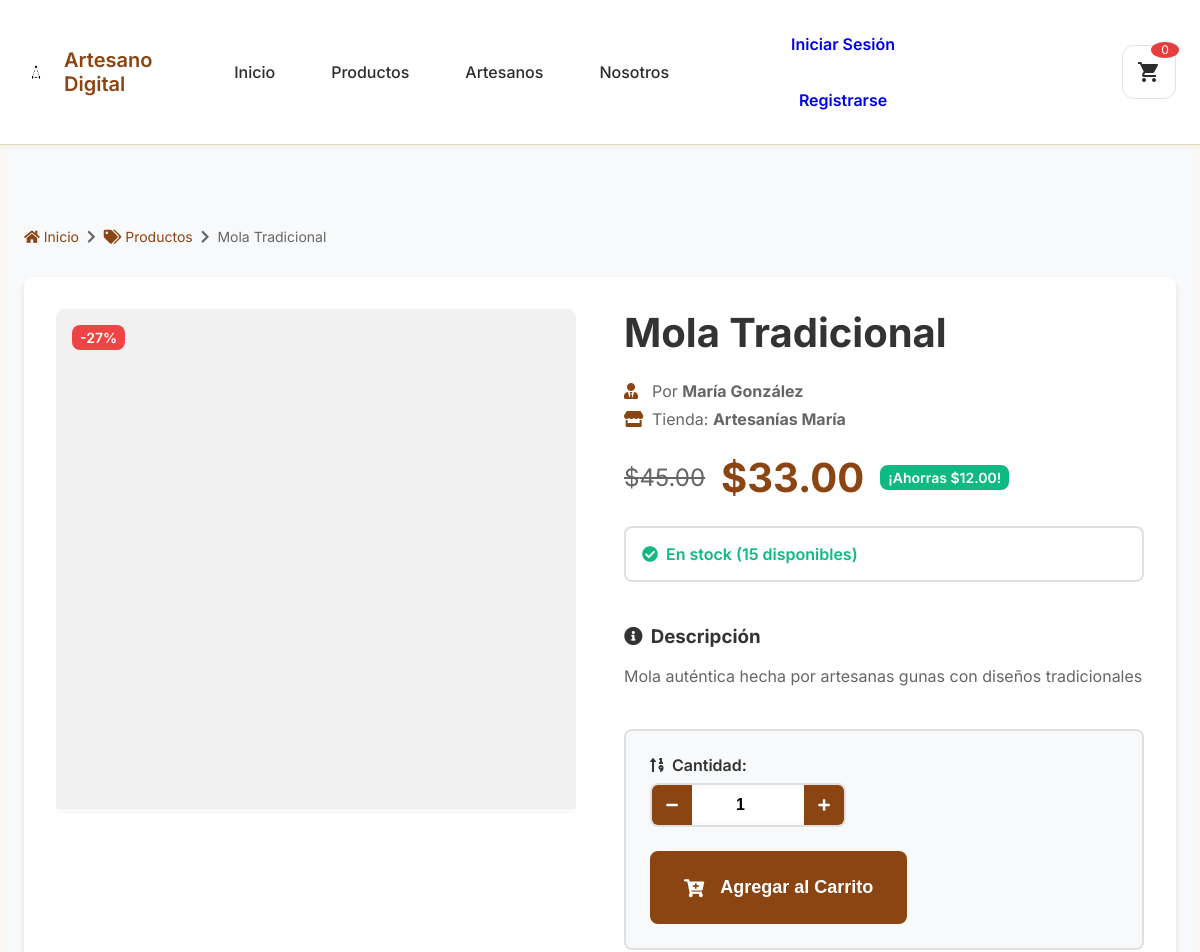
/productos/detalle?id=1 (upper part), run on an earlier commit of the app's database.
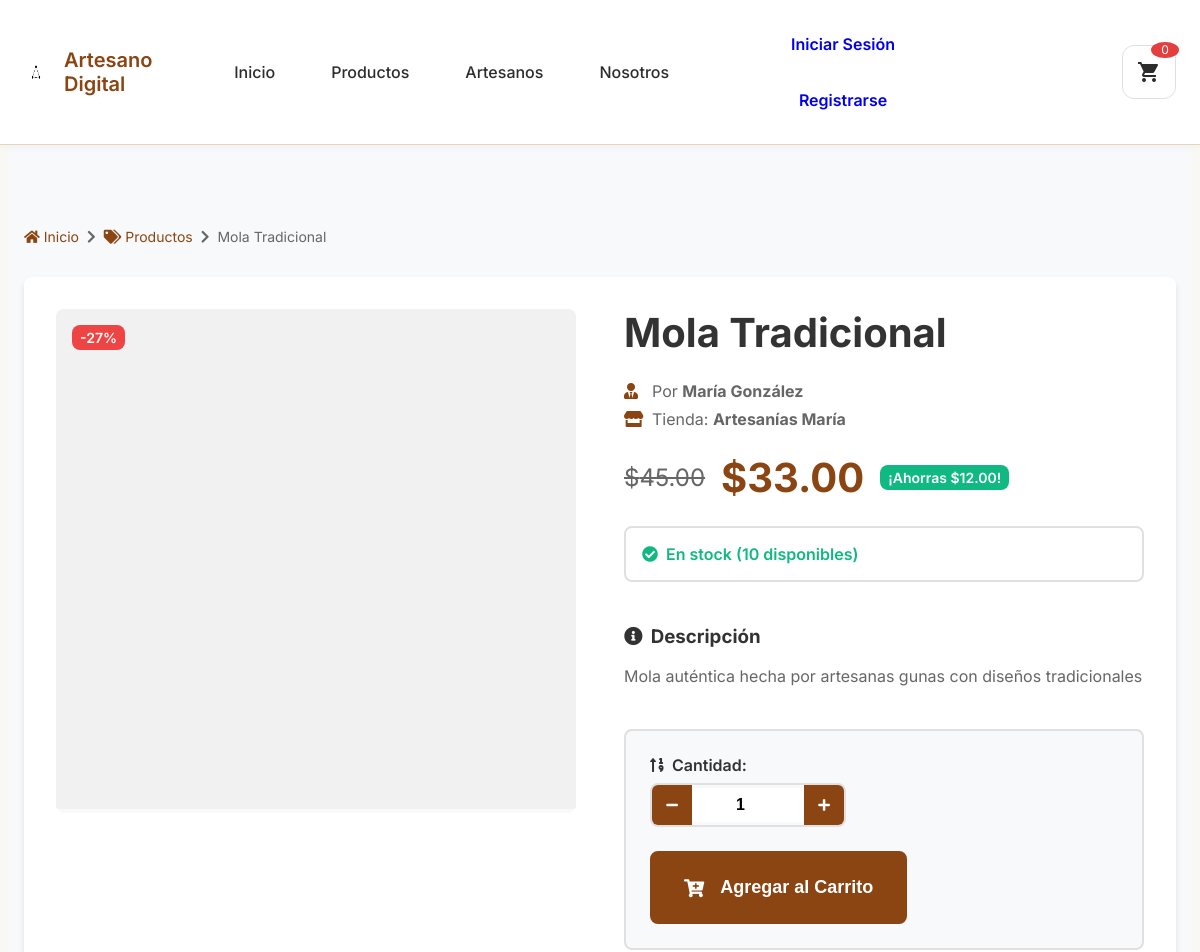
And on a later commit of the database.
### tables this page shows
CREATE TABLE `productos` (
  `id_producto` int(11) NOT NULL,
  `id_tienda` int(11) NOT NULL,
  `nombre` varchar(100) NOT NULL,
  `descripcion` text DEFAULT NULL,
  `precio` decimal(10,2) NOT NULL,
  `descuento` decimal(10,2) DEFAULT 0.00,
  `imagen` varchar(255) DEFAULT NULL,
  `stock` int(11) DEFAULT 0,
  `activo` tinyint(1) DEFAULT 1,
  `fecha_creacion` datetime DEFAULT current_timestamp()
);

CREATE TABLE `usuarios` (
  `id_usuario` int(11) NOT NULL,
  `nombre` varchar(100) NOT NULL,
  `correo` varchar(150) NOT NULL,
  `telefono` varchar(20) DEFAULT NULL,
  `direccion` text DEFAULT NULL,
  `contrasena` varchar(255) NOT NULL,
  `tipo_usuario` enum('cliente','artesano') NOT NULL,
  `fecha_registro` datetime DEFAULT current_timestamp(),
  `activo` tinyint(1) DEFAULT 1
);

CREATE TABLE `tiendas` (
  `id_tienda` int(11) NOT NULL,
  `id_usuario` int(11) NOT NULL,
  `nombre_tienda` varchar(100) NOT NULL,
  `descripcion` text DEFAULT NULL,
  `imagen_logo` varchar(255) DEFAULT NULL,
  `fecha_creacion` datetime DEFAULT current_timestamp()
);

### controllers/ControladorProductos.php (called while the page is built, shortened)
<?php
require_once dirname(__FILE__) . '/../models/Producto.php';
class ControladorProductos
{
    private $modeloProducto;
    public function __construct()
    {
        $this->modeloProducto = new Producto();
    }
    public function mostrarDetalle($id)
    {
        $producto = $this->modeloProducto->obtenerPorId($id);
        include 'views/productos/detalle.php';
    }
}

### config/Database.php (called while the page is built, shortened)
<?php
class Database
{
    private static ?Database $instancia = null;
    private ?PDO $conexion = null;
    private string $host;
    private string $baseDatos;
    private string $usuario;
    private string $contrasena;
    private string $charset;
    private function __construct()
    {
        $this->host = $_ENV['DB_HOST'] ?? 'localhost';
        $this->baseDatos = $_ENV['DB_DATABASE'] ?? 'artesano_digital';
        $this->usuario = $_ENV['DB_USERNAME'] ?? 'root';
        $this->contrasena = $_ENV['DB_PASSWORD'] ?? '';
        $this->charset = $_ENV['DB_CHARSET'] ?? 'utf8mb4';
    }
    public static function obtenerInstancia(): Database
    {
        if (self::$instancia === null) {
            self::$instancia = new self();
        }
        return self::$instancia;
    }
    private function conectar(): void
    {
        try {
            $dsn = "mysql:host={$this->host};dbname={$this->baseDatos};charset={$this->charset}";
            $opciones = [
                PDO::ATTR_ERRMODE => PDO::ERRMODE_EXCEPTION,
                PDO::ATTR_DEFAULT_FETCH_MODE => PDO::FETCH_ASSOC,
                PDO::ATTR_EMULATE_PREPARES => false,
                PDO::MYSQL_ATTR_INIT_COMMAND => "SET NAMES {$this->charset}"
            ];
            $this->conexion = new PDO($dsn, $this->usuario, $this->contrasena, $opciones);
        } catch (PDOException $e) {
            throw new Exception("Error de conexión a base de datos: " . $e->getMessage());
        }
    }
    public function obtenerConexion(): PDO
    {
        return $this->conexion;
    }
}

### models/Producto.php (called while the page is built, shortened)
<?php
require_once dirname(__FILE__) . '/../config/Database.php';
class Producto
{
    private $conexion;
    public function __construct()
    {
        try {
            $database = Config\Database::obtenerInstancia();
            $this->conexion = $database->obtenerConexion();
        } catch (Exception $e) {
            $this->conexion = null;
            error_log("Error conectando BD: " . $e->getMessage());
        }
    }
    public function obtenerPorId($id)
    {
        try {
            $stmt = $this->conexion->prepare("
                SELECT
                    p.id_producto,
                    p.id_tienda,
                    p.nombre,
                    p.descripcion,
                    p.precio,
                    p.descuento,
                    p.imagen,
                    p.stock,
                    p.activo,
                    p.fecha_creacion,
                    t.nombre_tienda,
                    t.descripcion as descripcion_tienda,
                    t.imagen_logo,
                    u.id_usuario,
                    u.nombre as nombre_artesano,
                    u.correo,
                    u.telefono,
                    u.tipo_usuario
                FROM productos p
                INNER JOIN tiendas t ON p.id_tienda = t.id_tienda
                INNER JOIN usuarios u ON t.id_usuario = u.id_usuario
                WHERE p.id_producto = ? AND p.activo = 1
            ");
            $stmt->execute([$id]);
            return $stmt->fetch(PDO::FETCH_ASSOC) ?: null;
        } catch (Exception $e) {
            error_log("Error al obtener producto por ID: " . $e->getMessage());
            return null;
        }
    }
}

### views/productos/detalle.php (the view, shortened to what the changed rows need)
<main class="main-contenido">
    <div class="contenedor">
        <nav class="breadcrumb">
            <a href="/artesanoDigital/">
                <i class="fas fa-home"></i>
                Inicio
            </a>
            <span><i class="fas fa-chevron-right"></i></span>
            <a href="/artesanoDigital/productos">
                <i class="fas fa-tags"></i>
                Productos
            </a>
            <span><i class="fas fa-chevron-right"></i></span>
            <span><?= htmlspecialchars($producto['nombre']) ?></span>
        </nav>
        <div class="producto-detalle">
            <div class="producto-imagenes">
                <div class="imagen-principal">
                    <?php
                    $rutaImagenDetalle = '/artesanoDigital/public/placeholder.jpg';
                    if (!empty($producto['imagen'])) {
                        if (strpos($producto['imagen'], 'public/') === 0 || strpos($producto['imagen'], 'uploads/') === 0) {
                            $rutaImagenDetalle = '/artesanoDigital/' . $producto['imagen'];
                        } else {
                            $rutaImagenDetalle = '/artesanoDigital/uploads/productos/' . $producto['imagen'];
                        }
                    }
                    ?>
                    <img src="<?= htmlspecialchars($rutaImagenDetalle) ?>"
                         alt="<?= htmlspecialchars($producto['nombre']) ?>"
                         class="imagen-grande"
                         onerror="this.src='/artesanoDigital/public/placeholder.jpg'"
                    <?php if (isset($producto['descuento']) && $producto['descuento'] > 0): ?>
                        <?php $porcentajeDescuento = round(($producto['descuento'] / $producto['precio']) * 100); ?>
                        <div class="badge-descuento">
                            -<?= $porcentajeDescuento ?>%
                        </div>
                    <?php endif; ?>
                </div>
            </div>
            <div class="producto-informacion">
                <h1 class="producto-titulo"><?= htmlspecialchars($producto['nombre']) ?></h1>
                <div class="producto-meta">
                    <div class="artesano-info">
                        <span>Por <strong><?= htmlspecialchars($producto['nombre_artesano'] ?? 'Artesano') ?></strong></span>
                    </div>
                    <div class="tienda-info">
                        <span>Tienda: <strong><?= htmlspecialchars($producto['nombre_tienda'] ?? 'Tienda') ?></strong></span>
                    </div>
                </div>
                <div class="producto-precio-contenedor">
                    <?php if (isset($producto['descuento']) && $producto['descuento'] > 0): ?>
                        <span class="precio-original">$<?= number_format($producto['precio'], 2) ?></span>
                        <span class="precio-actual">$<?= number_format($producto['precio'] - $producto['descuento'], 2) ?></span>
                        <span class="ahorro">¡Ahorras $<?= number_format($producto['descuento'], 2) ?>!</span>
                    <?php else: ?>
                        <span class="precio-actual">$<?= number_format($producto['precio'], 2) ?></span>
                    <?php endif; ?>
                </div>
                <div class="producto-stock">
                    <?php if ($producto['stock'] > 0): ?>
                        <span class="stock-disponible">
                            <i class="fas fa-check-circle"></i>
                            En stock (<?= $producto['stock'] ?> disponibles)
                        </span>
                    <?php endif; ?>
                </div>
                <div class="producto-descripcion-detalle">
                    <h3><i class="fas fa-info-circle"></i> Descripción</h3>
                    <p><?= nl2br(htmlspecialchars($producto['descripcion'])) ?></p>
                </div>
                <div class="producto-acciones-detalle">
                    <?php if ($producto['stock'] > 0): ?>
                        <div class="cantidad-selector">
                        </div>
                        <div class="botones-accion">
                        </div>
                    <?php endif; ?>
                </div>
            </div>
        </div>
    </div>
</main>
<?php
include __DIR__ . '/../layouts/base.php';
?>

What changed in the data, as far as the page shows it:
changed productos "Mola Tradicional": stock "15" → "10"
